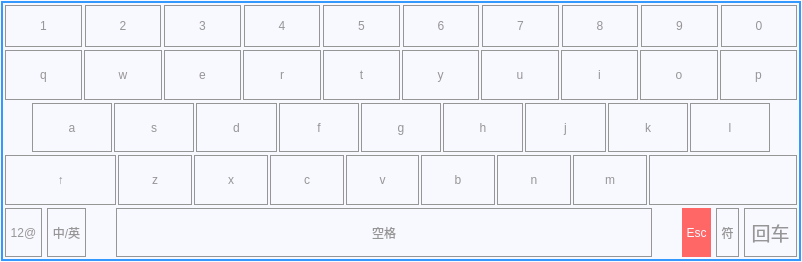
<?xml version="1.0" encoding="UTF-8"?>
<ui version="4.0">
 <class>KeyBoard</class>
 <widget class="QDialog" name="KeyBoard">
  <property name="geometry">
   <rect>
    <x>0</x>
    <y>0</y>
    <width>802</width>
    <height>262</height>
   </rect>
  </property>
  <property name="font">
   <font>
    <family>微软雅黑</family>
    <pointsize>18</pointsize>
   </font>
  </property>
  <property name="windowTitle">
   <string>Dialog</string>
  </property>
  <property name="styleSheet">
   <string notr="true">background-color: rgb(248, 248, 255);</string>
  </property>
  <layout class="QGridLayout" name="gridLayout_2">
   <property name="leftMargin">
    <number>1</number>
   </property>
   <property name="topMargin">
    <number>1</number>
   </property>
   <property name="rightMargin">
    <number>1</number>
   </property>
   <property name="bottomMargin">
    <number>1</number>
   </property>
   <property name="spacing">
    <number>3</number>
   </property>
   <item row="0" column="0">
    <widget class="QStackedWidget" name="stackedWidget">
     <property name="styleSheet">
      <string notr="true">font: 14pt &quot;黑体&quot;;
color: rgb(150, 150, 150);
border-width:1px;  
border-style:solid;
border-color: rgb(51, 153, 255);  </string>
     </property>
     <property name="currentIndex">
      <number>0</number>
     </property>
     <widget class="QWidget" name="pageNormal">
      <layout class="QGridLayout" name="gridLayout_4" rowstretch="10,50">
       <property name="leftMargin">
        <number>3</number>
       </property>
       <property name="topMargin">
        <number>3</number>
       </property>
       <property name="rightMargin">
        <number>3</number>
       </property>
       <property name="bottomMargin">
        <number>3</number>
       </property>
       <property name="spacing">
        <number>3</number>
       </property>
       <item row="1" column="0">
        <widget class="QStackedWidget" name="stackedWidget_Normal">
         <property name="styleSheet">
          <string notr="true">border-width:0px;  
border-style:solid;
border-color: rgb(150, 150, 150); </string>
         </property>
         <property name="currentIndex">
          <number>0</number>
         </property>
         <widget class="QWidget" name="page_Qwerty_Board">
          <layout class="QGridLayout" name="gridLayout">
           <property name="leftMargin">
            <number>0</number>
           </property>
           <property name="topMargin">
            <number>0</number>
           </property>
           <property name="rightMargin">
            <number>0</number>
           </property>
           <property name="bottomMargin">
            <number>0</number>
           </property>
           <property name="spacing">
            <number>3</number>
           </property>
           <item row="0" column="0">
            <layout class="QHBoxLayout" name="layout_Normal_Row02">
             <property name="spacing">
              <number>2</number>
             </property>
             <item>
              <widget class="QToolButton" name="toolButton_q">
               <property name="sizePolicy">
                <sizepolicy hsizetype="Preferred" vsizetype="Preferred">
                 <horstretch>0</horstretch>
                 <verstretch>0</verstretch>
                </sizepolicy>
               </property>
               <property name="focusPolicy">
                <enum>Qt::NoFocus</enum>
               </property>
               <property name="styleSheet">
                <string notr="true">border-width:1px;  
border-style:solid;
border-color: rgb(150, 150, 150); </string>
               </property>
               <property name="text">
                <string>q</string>
               </property>
              </widget>
             </item>
             <item>
              <widget class="QToolButton" name="toolButton_w">
               <property name="sizePolicy">
                <sizepolicy hsizetype="Preferred" vsizetype="Preferred">
                 <horstretch>0</horstretch>
                 <verstretch>0</verstretch>
                </sizepolicy>
               </property>
               <property name="focusPolicy">
                <enum>Qt::NoFocus</enum>
               </property>
               <property name="styleSheet">
                <string notr="true">border-width:1px;  
border-style:solid;
border-color: rgb(150, 150, 150); </string>
               </property>
               <property name="text">
                <string>w</string>
               </property>
              </widget>
             </item>
             <item>
              <widget class="QToolButton" name="toolButton_e">
               <property name="sizePolicy">
                <sizepolicy hsizetype="Preferred" vsizetype="Preferred">
                 <horstretch>0</horstretch>
                 <verstretch>0</verstretch>
                </sizepolicy>
               </property>
               <property name="focusPolicy">
                <enum>Qt::NoFocus</enum>
               </property>
               <property name="styleSheet">
                <string notr="true">border-width:1px;  
border-style:solid;
border-color: rgb(150, 150, 150); </string>
               </property>
               <property name="text">
                <string>e</string>
               </property>
              </widget>
             </item>
             <item>
              <widget class="QToolButton" name="toolButton_r">
               <property name="sizePolicy">
                <sizepolicy hsizetype="Preferred" vsizetype="Preferred">
                 <horstretch>0</horstretch>
                 <verstretch>0</verstretch>
                </sizepolicy>
               </property>
               <property name="focusPolicy">
                <enum>Qt::NoFocus</enum>
               </property>
               <property name="styleSheet">
                <string notr="true">border-width:1px;  
border-style:solid;
border-color: rgb(150, 150, 150); </string>
               </property>
               <property name="text">
                <string>r</string>
               </property>
              </widget>
             </item>
             <item>
              <widget class="QToolButton" name="toolButton_t">
               <property name="sizePolicy">
                <sizepolicy hsizetype="Preferred" vsizetype="Preferred">
                 <horstretch>0</horstretch>
                 <verstretch>0</verstretch>
                </sizepolicy>
               </property>
               <property name="focusPolicy">
                <enum>Qt::NoFocus</enum>
               </property>
               <property name="styleSheet">
                <string notr="true">border-width:1px;  
border-style:solid;
border-color: rgb(150, 150, 150); </string>
               </property>
               <property name="text">
                <string>t</string>
               </property>
              </widget>
             </item>
             <item>
              <widget class="QToolButton" name="toolButton_y">
               <property name="sizePolicy">
                <sizepolicy hsizetype="Preferred" vsizetype="Preferred">
                 <horstretch>0</horstretch>
                 <verstretch>0</verstretch>
                </sizepolicy>
               </property>
               <property name="focusPolicy">
                <enum>Qt::NoFocus</enum>
               </property>
               <property name="styleSheet">
                <string notr="true">border-width:1px;  
border-style:solid;
border-color: rgb(150, 150, 150); </string>
               </property>
               <property name="text">
                <string>y</string>
               </property>
              </widget>
             </item>
             <item>
              <widget class="QToolButton" name="toolButton_u">
               <property name="sizePolicy">
                <sizepolicy hsizetype="Preferred" vsizetype="Preferred">
                 <horstretch>0</horstretch>
                 <verstretch>0</verstretch>
                </sizepolicy>
               </property>
               <property name="focusPolicy">
                <enum>Qt::NoFocus</enum>
               </property>
               <property name="styleSheet">
                <string notr="true">border-width:1px;  
border-style:solid;
border-color: rgb(150, 150, 150); </string>
               </property>
               <property name="text">
                <string>u</string>
               </property>
              </widget>
             </item>
             <item>
              <widget class="QToolButton" name="toolButton_i">
               <property name="sizePolicy">
                <sizepolicy hsizetype="Preferred" vsizetype="Preferred">
                 <horstretch>0</horstretch>
                 <verstretch>0</verstretch>
                </sizepolicy>
               </property>
               <property name="focusPolicy">
                <enum>Qt::NoFocus</enum>
               </property>
               <property name="styleSheet">
                <string notr="true">border-width:1px;  
border-style:solid;
border-color: rgb(150, 150, 150); </string>
               </property>
               <property name="text">
                <string>i</string>
               </property>
              </widget>
             </item>
             <item>
              <widget class="QToolButton" name="toolButton_o">
               <property name="sizePolicy">
                <sizepolicy hsizetype="Preferred" vsizetype="Preferred">
                 <horstretch>0</horstretch>
                 <verstretch>0</verstretch>
                </sizepolicy>
               </property>
               <property name="focusPolicy">
                <enum>Qt::NoFocus</enum>
               </property>
               <property name="styleSheet">
                <string notr="true">border-width:1px;  
border-style:solid;
border-color: rgb(150, 150, 150); </string>
               </property>
               <property name="text">
                <string>o</string>
               </property>
              </widget>
             </item>
             <item>
              <widget class="QToolButton" name="toolButton_p">
               <property name="sizePolicy">
                <sizepolicy hsizetype="Preferred" vsizetype="Preferred">
                 <horstretch>0</horstretch>
                 <verstretch>0</verstretch>
                </sizepolicy>
               </property>
               <property name="focusPolicy">
                <enum>Qt::NoFocus</enum>
               </property>
               <property name="styleSheet">
                <string notr="true">border-width:1px;  
border-style:solid;
border-color: rgb(150, 150, 150); </string>
               </property>
               <property name="text">
                <string>p</string>
               </property>
              </widget>
             </item>
            </layout>
           </item>
           <item row="2" column="0">
            <layout class="QHBoxLayout" name="layout_Normal_Row04" stretch="15,10,10,10,10,10,10,10,20">
             <property name="spacing">
              <number>2</number>
             </property>
             <item>
              <widget class="QToolButton" name="toolButton_capslock">
               <property name="sizePolicy">
                <sizepolicy hsizetype="Preferred" vsizetype="Preferred">
                 <horstretch>0</horstretch>
                 <verstretch>0</verstretch>
                </sizepolicy>
               </property>
               <property name="focusPolicy">
                <enum>Qt::NoFocus</enum>
               </property>
               <property name="styleSheet">
                <string notr="true">border-width:1px;  
border-style:solid;
border-color: rgb(150, 150, 150); </string>
               </property>
               <property name="text">
                <string>↑</string>
               </property>
               <property name="iconSize">
                <size>
                 <width>24</width>
                 <height>24</height>
                </size>
               </property>
              </widget>
             </item>
             <item>
              <widget class="QToolButton" name="toolButton_z">
               <property name="sizePolicy">
                <sizepolicy hsizetype="Preferred" vsizetype="Preferred">
                 <horstretch>0</horstretch>
                 <verstretch>0</verstretch>
                </sizepolicy>
               </property>
               <property name="focusPolicy">
                <enum>Qt::NoFocus</enum>
               </property>
               <property name="styleSheet">
                <string notr="true">border-width:1px;  
border-style:solid;
border-color: rgb(150, 150, 150); </string>
               </property>
               <property name="text">
                <string>z</string>
               </property>
              </widget>
             </item>
             <item>
              <widget class="QToolButton" name="toolButton_x">
               <property name="sizePolicy">
                <sizepolicy hsizetype="Preferred" vsizetype="Preferred">
                 <horstretch>0</horstretch>
                 <verstretch>0</verstretch>
                </sizepolicy>
               </property>
               <property name="focusPolicy">
                <enum>Qt::NoFocus</enum>
               </property>
               <property name="styleSheet">
                <string notr="true">border-width:1px;  
border-style:solid;
border-color: rgb(150, 150, 150); </string>
               </property>
               <property name="text">
                <string>x</string>
               </property>
              </widget>
             </item>
             <item>
              <widget class="QToolButton" name="toolButton_c">
               <property name="sizePolicy">
                <sizepolicy hsizetype="Preferred" vsizetype="Preferred">
                 <horstretch>0</horstretch>
                 <verstretch>0</verstretch>
                </sizepolicy>
               </property>
               <property name="focusPolicy">
                <enum>Qt::NoFocus</enum>
               </property>
               <property name="styleSheet">
                <string notr="true">border-width:1px;  
border-style:solid;
border-color: rgb(150, 150, 150); </string>
               </property>
               <property name="text">
                <string>c</string>
               </property>
              </widget>
             </item>
             <item>
              <widget class="QToolButton" name="toolButton_v">
               <property name="sizePolicy">
                <sizepolicy hsizetype="Preferred" vsizetype="Preferred">
                 <horstretch>0</horstretch>
                 <verstretch>0</verstretch>
                </sizepolicy>
               </property>
               <property name="focusPolicy">
                <enum>Qt::NoFocus</enum>
               </property>
               <property name="styleSheet">
                <string notr="true">border-width:1px;  
border-style:solid;
border-color: rgb(150, 150, 150); </string>
               </property>
               <property name="text">
                <string>v</string>
               </property>
              </widget>
             </item>
             <item>
              <widget class="QToolButton" name="toolButton_b">
               <property name="sizePolicy">
                <sizepolicy hsizetype="Preferred" vsizetype="Preferred">
                 <horstretch>0</horstretch>
                 <verstretch>0</verstretch>
                </sizepolicy>
               </property>
               <property name="focusPolicy">
                <enum>Qt::NoFocus</enum>
               </property>
               <property name="styleSheet">
                <string notr="true">border-width:1px;  
border-style:solid;
border-color: rgb(150, 150, 150); </string>
               </property>
               <property name="text">
                <string>b</string>
               </property>
              </widget>
             </item>
             <item>
              <widget class="QToolButton" name="toolButton_n">
               <property name="sizePolicy">
                <sizepolicy hsizetype="Preferred" vsizetype="Preferred">
                 <horstretch>0</horstretch>
                 <verstretch>0</verstretch>
                </sizepolicy>
               </property>
               <property name="focusPolicy">
                <enum>Qt::NoFocus</enum>
               </property>
               <property name="styleSheet">
                <string notr="true">border-width:1px;  
border-style:solid;
border-color: rgb(150, 150, 150); </string>
               </property>
               <property name="text">
                <string>n</string>
               </property>
              </widget>
             </item>
             <item>
              <widget class="QToolButton" name="toolButton_m">
               <property name="sizePolicy">
                <sizepolicy hsizetype="Preferred" vsizetype="Preferred">
                 <horstretch>0</horstretch>
                 <verstretch>0</verstretch>
                </sizepolicy>
               </property>
               <property name="focusPolicy">
                <enum>Qt::NoFocus</enum>
               </property>
               <property name="styleSheet">
                <string notr="true">border-width:1px;  
border-style:solid;
border-color: rgb(150, 150, 150); </string>
               </property>
               <property name="text">
                <string>m</string>
               </property>
              </widget>
             </item>
             <item>
              <widget class="QToolButton" name="toolButton_backspace">
               <property name="sizePolicy">
                <sizepolicy hsizetype="Preferred" vsizetype="Preferred">
                 <horstretch>0</horstretch>
                 <verstretch>0</verstretch>
                </sizepolicy>
               </property>
               <property name="focusPolicy">
                <enum>Qt::NoFocus</enum>
               </property>
               <property name="styleSheet">
                <string notr="true">border-width:1px;  
border-style:solid;
border-color: rgb(150, 150, 150); </string>
               </property>
               <property name="text">
                <string/>
               </property>
               <property name="icon">
                <iconset resource="keypad.qrc">
                 <normaloff>:/new/keypad/picture/keypad/backspace.png</normaloff>:/new/keypad/picture/keypad/backspace.png</iconset>
               </property>
               <property name="iconSize">
                <size>
                 <width>24</width>
                 <height>24</height>
                </size>
               </property>
               <property name="toolButtonStyle">
                <enum>Qt::ToolButtonIconOnly</enum>
               </property>
              </widget>
             </item>
            </layout>
           </item>
           <item row="3" column="0">
            <layout class="QHBoxLayout" name="layout_Normal_Row05" stretch="0,0,0,30,0,0,0,0">
             <property name="spacing">
              <number>5</number>
             </property>
             <item>
              <widget class="QToolButton" name="toolButton_NumPad">
               <property name="sizePolicy">
                <sizepolicy hsizetype="Preferred" vsizetype="Preferred">
                 <horstretch>0</horstretch>
                 <verstretch>0</verstretch>
                </sizepolicy>
               </property>
               <property name="focusPolicy">
                <enum>Qt::NoFocus</enum>
               </property>
               <property name="styleSheet">
                <string notr="true">border-width:1px;  
border-style:solid;
border-color: rgb(150, 150, 150); </string>
               </property>
               <property name="text">
                <string>12@</string>
               </property>
              </widget>
             </item>
             <item>
              <widget class="QToolButton" name="toolButton_znen">
               <property name="sizePolicy">
                <sizepolicy hsizetype="Preferred" vsizetype="Preferred">
                 <horstretch>0</horstretch>
                 <verstretch>0</verstretch>
                </sizepolicy>
               </property>
               <property name="focusPolicy">
                <enum>Qt::NoFocus</enum>
               </property>
               <property name="styleSheet">
                <string notr="true">border-width:1px;  
border-style:solid;
border-color: rgb(150, 150, 150); </string>
               </property>
               <property name="text">
                <string>中/英</string>
               </property>
               <property name="toolButtonStyle">
                <enum>Qt::ToolButtonTextOnly</enum>
               </property>
              </widget>
             </item>
             <item>
              <widget class="QLabel" name="label_space_left">
               <property name="minimumSize">
                <size>
                 <width>20</width>
                 <height>0</height>
                </size>
               </property>
               <property name="maximumSize">
                <size>
                 <width>20</width>
                 <height>16777215</height>
                </size>
               </property>
               <property name="text">
                <string/>
               </property>
              </widget>
             </item>
             <item>
              <widget class="QToolButton" name="toolButton_space">
               <property name="sizePolicy">
                <sizepolicy hsizetype="Preferred" vsizetype="Preferred">
                 <horstretch>0</horstretch>
                 <verstretch>0</verstretch>
                </sizepolicy>
               </property>
               <property name="focusPolicy">
                <enum>Qt::NoFocus</enum>
               </property>
               <property name="styleSheet">
                <string notr="true">border-width:1px;  
border-style:solid;
border-color: rgb(150, 150, 150); </string>
               </property>
               <property name="text">
                <string>空格</string>
               </property>
              </widget>
             </item>
             <item>
              <widget class="QLabel" name="label_space_right">
               <property name="minimumSize">
                <size>
                 <width>20</width>
                 <height>0</height>
                </size>
               </property>
               <property name="maximumSize">
                <size>
                 <width>20</width>
                 <height>16777215</height>
                </size>
               </property>
               <property name="text">
                <string/>
               </property>
              </widget>
             </item>
             <item>
              <widget class="QToolButton" name="toolButton_hide">
               <property name="sizePolicy">
                <sizepolicy hsizetype="Preferred" vsizetype="Preferred">
                 <horstretch>0</horstretch>
                 <verstretch>0</verstretch>
                </sizepolicy>
               </property>
               <property name="focusPolicy">
                <enum>Qt::NoFocus</enum>
               </property>
               <property name="styleSheet">
                <string notr="true">background-color: rgb(255,102, 102);
color: rgb(248, 248, 255);</string>
               </property>
               <property name="text">
                <string>Esc</string>
               </property>
               <property name="iconSize">
                <size>
                 <width>36</width>
                 <height>36</height>
                </size>
               </property>
              </widget>
             </item>
             <item>
              <widget class="QToolButton" name="toolButton_SymbolPad">
               <property name="sizePolicy">
                <sizepolicy hsizetype="Preferred" vsizetype="Preferred">
                 <horstretch>0</horstretch>
                 <verstretch>0</verstretch>
                </sizepolicy>
               </property>
               <property name="focusPolicy">
                <enum>Qt::NoFocus</enum>
               </property>
               <property name="styleSheet">
                <string notr="true">border-width:1px;  
border-style:solid;
border-color: rgb(150, 150, 150); </string>
               </property>
               <property name="text">
                <string>符</string>
               </property>
              </widget>
             </item>
             <item>
              <widget class="QToolButton" name="toolButton_Enter">
               <property name="sizePolicy">
                <sizepolicy hsizetype="Preferred" vsizetype="Preferred">
                 <horstretch>0</horstretch>
                 <verstretch>0</verstretch>
                </sizepolicy>
               </property>
               <property name="font">
                <font>
                 <family>黑体</family>
                 <pointsize>14</pointsize>
                 <weight>50</weight>
                 <italic>false</italic>
                 <bold>false</bold>
                </font>
               </property>
               <property name="focusPolicy">
                <enum>Qt::NoFocus</enum>
               </property>
               <property name="styleSheet">
                <string notr="true">border-width:1px;  
border-style:solid;
border-color: rgb(150, 150, 150); </string>
               </property>
               <property name="text">
                <string>回车</string>
               </property>
              </widget>
             </item>
            </layout>
           </item>
           <item row="1" column="0">
            <layout class="QHBoxLayout" name="layout_Normal_Row03">
             <property name="spacing">
              <number>2</number>
             </property>
             <item>
              <widget class="QLabel" name="label_asdf_left">
               <property name="maximumSize">
                <size>
                 <width>25</width>
                 <height>16777215</height>
                </size>
               </property>
               <property name="text">
                <string/>
               </property>
              </widget>
             </item>
             <item>
              <widget class="QToolButton" name="toolButton_a">
               <property name="sizePolicy">
                <sizepolicy hsizetype="Preferred" vsizetype="Preferred">
                 <horstretch>0</horstretch>
                 <verstretch>0</verstretch>
                </sizepolicy>
               </property>
               <property name="focusPolicy">
                <enum>Qt::NoFocus</enum>
               </property>
               <property name="styleSheet">
                <string notr="true">border-width:1px;  
border-style:solid;
border-color: rgb(150, 150, 150); </string>
               </property>
               <property name="text">
                <string>a</string>
               </property>
              </widget>
             </item>
             <item>
              <widget class="QToolButton" name="toolButton_s">
               <property name="sizePolicy">
                <sizepolicy hsizetype="Preferred" vsizetype="Preferred">
                 <horstretch>0</horstretch>
                 <verstretch>0</verstretch>
                </sizepolicy>
               </property>
               <property name="focusPolicy">
                <enum>Qt::NoFocus</enum>
               </property>
               <property name="styleSheet">
                <string notr="true">border-width:1px;  
border-style:solid;
border-color: rgb(150, 150, 150); </string>
               </property>
               <property name="text">
                <string>s</string>
               </property>
              </widget>
             </item>
             <item>
              <widget class="QToolButton" name="toolButton_d">
               <property name="sizePolicy">
                <sizepolicy hsizetype="Preferred" vsizetype="Preferred">
                 <horstretch>0</horstretch>
                 <verstretch>0</verstretch>
                </sizepolicy>
               </property>
               <property name="focusPolicy">
                <enum>Qt::NoFocus</enum>
               </property>
               <property name="styleSheet">
                <string notr="true">border-width:1px;  
border-style:solid;
border-color: rgb(150, 150, 150); </string>
               </property>
               <property name="text">
                <string>d</string>
               </property>
              </widget>
             </item>
             <item>
              <widget class="QToolButton" name="toolButton_f">
               <property name="sizePolicy">
                <sizepolicy hsizetype="Preferred" vsizetype="Preferred">
                 <horstretch>0</horstretch>
                 <verstretch>0</verstretch>
                </sizepolicy>
               </property>
               <property name="focusPolicy">
                <enum>Qt::NoFocus</enum>
               </property>
               <property name="styleSheet">
                <string notr="true">border-width:1px;  
border-style:solid;
border-color: rgb(150, 150, 150); </string>
               </property>
               <property name="text">
                <string>f</string>
               </property>
              </widget>
             </item>
             <item>
              <widget class="QToolButton" name="toolButton_g">
               <property name="sizePolicy">
                <sizepolicy hsizetype="Preferred" vsizetype="Preferred">
                 <horstretch>0</horstretch>
                 <verstretch>0</verstretch>
                </sizepolicy>
               </property>
               <property name="focusPolicy">
                <enum>Qt::NoFocus</enum>
               </property>
               <property name="styleSheet">
                <string notr="true">border-width:1px;  
border-style:solid;
border-color: rgb(150, 150, 150); </string>
               </property>
               <property name="text">
                <string>g</string>
               </property>
              </widget>
             </item>
             <item>
              <widget class="QToolButton" name="toolButton_h">
               <property name="sizePolicy">
                <sizepolicy hsizetype="Preferred" vsizetype="Preferred">
                 <horstretch>0</horstretch>
                 <verstretch>0</verstretch>
                </sizepolicy>
               </property>
               <property name="focusPolicy">
                <enum>Qt::NoFocus</enum>
               </property>
               <property name="styleSheet">
                <string notr="true">border-width:1px;  
border-style:solid;
border-color: rgb(150, 150, 150); </string>
               </property>
               <property name="text">
                <string>h</string>
               </property>
              </widget>
             </item>
             <item>
              <widget class="QToolButton" name="toolButton_j">
               <property name="sizePolicy">
                <sizepolicy hsizetype="Preferred" vsizetype="Preferred">
                 <horstretch>0</horstretch>
                 <verstretch>0</verstretch>
                </sizepolicy>
               </property>
               <property name="focusPolicy">
                <enum>Qt::NoFocus</enum>
               </property>
               <property name="styleSheet">
                <string notr="true">border-width:1px;  
border-style:solid;
border-color: rgb(150, 150, 150); </string>
               </property>
               <property name="text">
                <string>j</string>
               </property>
              </widget>
             </item>
             <item>
              <widget class="QToolButton" name="toolButton_k">
               <property name="sizePolicy">
                <sizepolicy hsizetype="Preferred" vsizetype="Preferred">
                 <horstretch>0</horstretch>
                 <verstretch>0</verstretch>
                </sizepolicy>
               </property>
               <property name="focusPolicy">
                <enum>Qt::NoFocus</enum>
               </property>
               <property name="styleSheet">
                <string notr="true">border-width:1px;  
border-style:solid;
border-color: rgb(150, 150, 150); </string>
               </property>
               <property name="text">
                <string>k</string>
               </property>
              </widget>
             </item>
             <item>
              <widget class="QToolButton" name="toolButton_l">
               <property name="sizePolicy">
                <sizepolicy hsizetype="Preferred" vsizetype="Preferred">
                 <horstretch>0</horstretch>
                 <verstretch>0</verstretch>
                </sizepolicy>
               </property>
               <property name="focusPolicy">
                <enum>Qt::NoFocus</enum>
               </property>
               <property name="styleSheet">
                <string notr="true">border-width:1px;  
border-style:solid;
border-color: rgb(150, 150, 150); </string>
               </property>
               <property name="text">
                <string>l</string>
               </property>
              </widget>
             </item>
             <item>
              <widget class="QLabel" name="label_hjkl_right">
               <property name="maximumSize">
                <size>
                 <width>25</width>
                 <height>16777215</height>
                </size>
               </property>
               <property name="text">
                <string/>
               </property>
              </widget>
             </item>
            </layout>
           </item>
          </layout>
         </widget>
        </widget>
       </item>
       <item row="0" column="0">
        <widget class="QStackedWidget" name="stackedWidget_Normal_Header">
         <property name="styleSheet">
          <string notr="true">border-width:0px;  
border-style:solid;
border-color: rgb(150, 150, 150); </string>
         </property>
         <property name="currentIndex">
          <number>0</number>
         </property>
         <widget class="QWidget" name="pageNormalHeader_Num">
          <layout class="QHBoxLayout" name="horizontalLayout_2">
           <property name="spacing">
            <number>3</number>
           </property>
           <property name="leftMargin">
            <number>0</number>
           </property>
           <property name="topMargin">
            <number>0</number>
           </property>
           <property name="rightMargin">
            <number>0</number>
           </property>
           <property name="bottomMargin">
            <number>0</number>
           </property>
           <item>
            <widget class="QToolButton" name="toolButton_1">
             <property name="sizePolicy">
              <sizepolicy hsizetype="Preferred" vsizetype="Preferred">
               <horstretch>0</horstretch>
               <verstretch>0</verstretch>
              </sizepolicy>
             </property>
             <property name="focusPolicy">
              <enum>Qt::NoFocus</enum>
             </property>
             <property name="styleSheet">
              <string notr="true">border-width:1px;  
border-style:solid;
border-color: rgb(150, 150, 150); </string>
             </property>
             <property name="text">
              <string>1</string>
             </property>
            </widget>
           </item>
           <item>
            <widget class="QToolButton" name="toolButton_2">
             <property name="sizePolicy">
              <sizepolicy hsizetype="Preferred" vsizetype="Preferred">
               <horstretch>0</horstretch>
               <verstretch>0</verstretch>
              </sizepolicy>
             </property>
             <property name="focusPolicy">
              <enum>Qt::NoFocus</enum>
             </property>
             <property name="styleSheet">
              <string notr="true">border-width:1px;  
border-style:solid;
border-color: rgb(150, 150, 150); </string>
             </property>
             <property name="text">
              <string>2</string>
             </property>
            </widget>
           </item>
           <item>
            <widget class="QToolButton" name="toolButton_3">
             <property name="sizePolicy">
              <sizepolicy hsizetype="Preferred" vsizetype="Preferred">
               <horstretch>0</horstretch>
               <verstretch>0</verstretch>
              </sizepolicy>
             </property>
             <property name="focusPolicy">
              <enum>Qt::NoFocus</enum>
             </property>
             <property name="styleSheet">
              <string notr="true">border-width:1px;  
border-style:solid;
border-color: rgb(150, 150, 150); </string>
             </property>
             <property name="text">
              <string>3</string>
             </property>
            </widget>
           </item>
           <item>
            <widget class="QToolButton" name="toolButton_4">
             <property name="sizePolicy">
              <sizepolicy hsizetype="Preferred" vsizetype="Preferred">
               <horstretch>0</horstretch>
               <verstretch>0</verstretch>
              </sizepolicy>
             </property>
             <property name="focusPolicy">
              <enum>Qt::NoFocus</enum>
             </property>
             <property name="styleSheet">
              <string notr="true">border-width:1px;  
border-style:solid;
border-color: rgb(150, 150, 150); </string>
             </property>
             <property name="text">
              <string>4</string>
             </property>
            </widget>
           </item>
           <item>
            <widget class="QToolButton" name="toolButton_5">
             <property name="sizePolicy">
              <sizepolicy hsizetype="Preferred" vsizetype="Preferred">
               <horstretch>0</horstretch>
               <verstretch>0</verstretch>
              </sizepolicy>
             </property>
             <property name="focusPolicy">
              <enum>Qt::NoFocus</enum>
             </property>
             <property name="styleSheet">
              <string notr="true">border-width:1px;  
border-style:solid;
border-color: rgb(150, 150, 150); </string>
             </property>
             <property name="text">
              <string>5</string>
             </property>
            </widget>
           </item>
           <item>
            <widget class="QToolButton" name="toolButton_6">
             <property name="sizePolicy">
              <sizepolicy hsizetype="Preferred" vsizetype="Preferred">
               <horstretch>0</horstretch>
               <verstretch>0</verstretch>
              </sizepolicy>
             </property>
             <property name="focusPolicy">
              <enum>Qt::NoFocus</enum>
             </property>
             <property name="styleSheet">
              <string notr="true">border-width:1px;  
border-style:solid;
border-color: rgb(150, 150, 150); </string>
             </property>
             <property name="text">
              <string>6</string>
             </property>
            </widget>
           </item>
           <item>
            <widget class="QToolButton" name="toolButton_7">
             <property name="sizePolicy">
              <sizepolicy hsizetype="Preferred" vsizetype="Preferred">
               <horstretch>0</horstretch>
               <verstretch>0</verstretch>
              </sizepolicy>
             </property>
             <property name="focusPolicy">
              <enum>Qt::NoFocus</enum>
             </property>
             <property name="styleSheet">
              <string notr="true">border-width:1px;  
border-style:solid;
border-color: rgb(150, 150, 150); </string>
             </property>
             <property name="text">
              <string>7</string>
             </property>
            </widget>
           </item>
           <item>
            <widget class="QToolButton" name="toolButton_8">
             <property name="sizePolicy">
              <sizepolicy hsizetype="Preferred" vsizetype="Preferred">
               <horstretch>0</horstretch>
               <verstretch>0</verstretch>
              </sizepolicy>
             </property>
             <property name="focusPolicy">
              <enum>Qt::NoFocus</enum>
             </property>
             <property name="styleSheet">
              <string notr="true">border-width:1px;  
border-style:solid;
border-color: rgb(150, 150, 150); </string>
             </property>
             <property name="text">
              <string>8</string>
             </property>
            </widget>
           </item>
           <item>
            <widget class="QToolButton" name="toolButton_9">
             <property name="sizePolicy">
              <sizepolicy hsizetype="Preferred" vsizetype="Preferred">
               <horstretch>0</horstretch>
               <verstretch>0</verstretch>
              </sizepolicy>
             </property>
             <property name="focusPolicy">
              <enum>Qt::NoFocus</enum>
             </property>
             <property name="styleSheet">
              <string notr="true">border-width:1px;  
border-style:solid;
border-color: rgb(150, 150, 150); </string>
             </property>
             <property name="text">
              <string>9</string>
             </property>
            </widget>
           </item>
           <item>
            <widget class="QToolButton" name="toolButton_0">
             <property name="sizePolicy">
              <sizepolicy hsizetype="Preferred" vsizetype="Preferred">
               <horstretch>0</horstretch>
               <verstretch>0</verstretch>
              </sizepolicy>
             </property>
             <property name="focusPolicy">
              <enum>Qt::NoFocus</enum>
             </property>
             <property name="styleSheet">
              <string notr="true">border-width:1px;  
border-style:solid;
border-color: rgb(150, 150, 150); </string>
             </property>
             <property name="text">
              <string>0</string>
             </property>
            </widget>
           </item>
          </layout>
         </widget>
        </widget>
       </item>
      </layout>
     </widget>
    </widget>
   </item>
  </layout>
 </widget>
 <resources>
  <include location="keypad.qrc"/>
 </resources>
 <connections/>
</ui>
